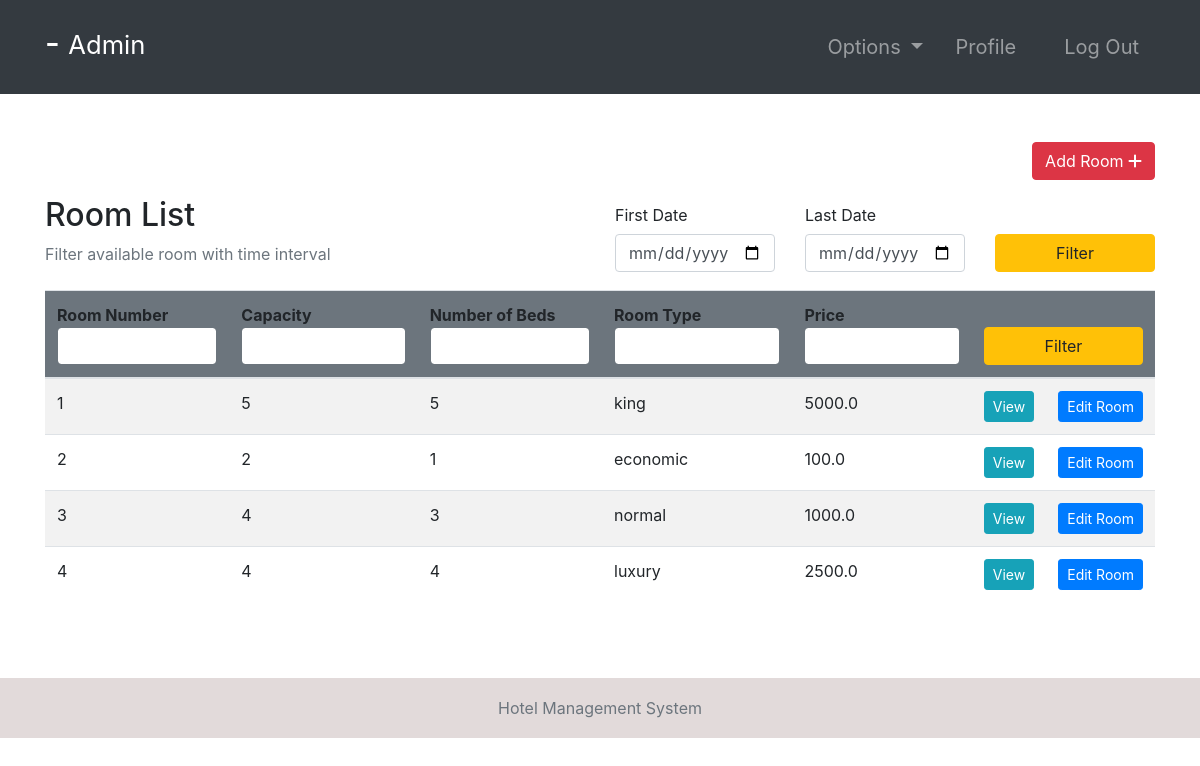
The app's page /rooms/ (signed in) with its own data.
### room/models.py (models this page shows, shortened)
class Room(models.Model):
    ROOM_TYPES = (
        ('King', 'King'),
        ('Luxury', 'Luxury'),
        ('Normal', 'Normal'),
        ('Economic', 'Economic'),
    )
    number = models.IntegerField(primary_key=True)
    capacity = models.SmallIntegerField()
    numberOfBeds = models.SmallIntegerField()
    roomType = models.CharField(max_length=20, choices=ROOM_TYPES)
    price = models.FloatField()
    statusStartDate = models.DateField(null=True)
    statusEndDate = models.DateField(null=True)

### room/views.py (the view, shortened to what this page needs)
# urls.py: path('rooms/', rooms, name="rooms"),
@ login_required(login_url='login')
def rooms(request):
    role = str(request.user.groups.all()[0])
    path = role + "/"
    rooms = Room.objects.all()
    firstDayStr = None
    lastDateStr = None
    def chech_availability(fd, ed):
        availableRooms = []
        for room in rooms:
            availList = []
            bookingList = Booking.objects.filter(roomNumber=room)
            if room.statusStartDate == None:
                for booking in bookingList:
                    if booking.startDate > ed.date() or booking.endDate < fd.date():
                        availList.append(True)
                    else:
                        availList.append(False)
                if all(availList):
                    availableRooms.append(room)
            else:
                if room.statusStartDate > ed.date() or room.statusEndDate < fd.date():
                    for booking in bookingList:
                        if booking.startDate > ed.date() or booking.endDate < fd.date():
                            availList.append(True)
                        else:
                            availList.append(False)
                        if all(availList):
                            availableRooms.append(room)
        return availableRooms
    context = {
        "role": role,
        'rooms': rooms,
        'fd': firstDayStr,
        'ld': lastDateStr
    }
    return render(request, path + "rooms.html", context)

### Templates/admin/rooms.html
{% extends '../index.html' %}
{% block context %}
{% include '../common_pages/rooms.html' %}
{% endblock %}

### Templates/incs/nav.html (shortened to what this page needs)
<nav class="navbar navbar-dark bg-dark navbar-expand-lg py-3 " role="navigation">
    <div class="container">
        <a href="" class="navbar-brand">
            <h2 class="text-capitalize">
                {{ request.user.first_name }} {{ request.user.last_name }} -
                <small>
                    {{ role }}
                </small>
            </h2>
        </a>
        <div class="collapse navbar-collapse" id="navbarTags">
            <ul class="navbar-nav ml-auto">
                <li class="nav-item dropdown p-2">
                    <a class="nav-link dropdown-toggle" href="#" id="navbarDropdown" role="button"
                        data-toggle="dropdown" aria-haspopup="true" aria-expanded="false">
                        Options
                    </a>
                </li>
                <li class="nav-item mr-3 p-2">
                    {% if role == 'staff' or role == 'receptionist' or role == 'admin' or role == 'manager' %}
                    <a href="{% url 'employee-profile' user.id %}" class="nav-link">Profile</a>
                    {% endif %}
                </li>
                <li class="nav-item p-2 ">
                    <a href="{% url 'logout' %}" class="nav-link">Log Out</a>
                </li>
            </ul>
        </div>
    </div>
</nav>

### Templates/common_pages/rooms.html (shortened to what this page needs)
<div class="container py-5 clearfix">
    <div class="clearfix">
        {% if role == "manager" or role == "admin" %}
        <a href="{% url 'add-room' %}" class="btn btn-danger rounded float-right">Add Room <i
                class="fas fa-plus"></i></a>
        {% endif %}
    </div>
    <div class="table-header row mt-3 clearfix">
        <div class="col-sm-12 col-md-12 col-lg-6 mb-4">
            <h2>Room List</h2>
            <span class="text-muted">Filter available room with time interval</span>
        </div>
        <div class="col-sm-12 col-md-12 col-lg-6">
            <form action="" method="POST">
                <div class="row">
                    <div class="form-group col-4">
                        <label for="example-date-input" class="col-form-label">First Date</label>
                        <div class="">
                            <input class="form-control" type="date" name="fd" value="{{fd}}" id="example-date-input">
                        </div>
                    </div>
                    <div class="form-group col-4">
                        <label for="example-date-input" class="col-form-label">Last Date</label>
                        <div class="">
                            <input class="form-control" type="date" name="ld" value="{{ld}}" id="example-date-input">
                        </div>
                    </div>
                    <div class="col-4" style="margin-top:38px;">
                        <button type="submit" name="dateFilter" class="btn btn-warning w-100">Filter</button>
                    </div>
                </div>
            </form>
        </div>
    </div>
    <table class="table table-hover table-striped">
        <thead class="bg-secondary rounded">
            <tr>
                <form action="" method="POST">
                    <th>Room Number<input type="number" name="number" value="{{number}}"
                            class="form-control border border-secondary"></th>
                    <th>Capacity<input type="number" name="capacity" value="{{capacity}}"
                            class="form-control border border-secondary"></th>
                    <th>Number of Beds<input type="number" name="nob" value="{{nob}}"
                            class="form-control border border-secondary"></th>
                    <th>Room Type<input type="text" name="type" value="{{type}}"
                            class="form-control border border-secondary"></th>
                    <th>Price <input type="number" step="0.01" name="price" value="{{price}}"
                            class="form-control border border-secondary"></th>
                    <th colspan="2"><button type="submit" name="filter" class="btn btn-warning w-100">Filter</button>
                    </th>
                </form>
            </tr>
        </thead>
        <tbody>
            {% for room in rooms %}
            <tr>
                <td>{{ room.number }}</td>
                <td>{{ room.capacity }}</td>
                <td>{{ room.numberOfBeds }}</td>
                <td>{{ room.roomType }}</td>
                <td>{{ room.price }}</td>
                {% if role != "guest" %}
                <td> <a href="{% url 'room-profile' room.number %}" class="btn btn-info btn-sm w-100">View</a>
                </td>
                {% if role == 'manager' or role == 'admin' %}<td> <a href="{% url 'room-edit' room.number %}"
                        class="btn btn-sm btn-primary w-100">Edit&nbsp;Room</a></td> {% endif %}
                {% endif %}
            </tr>
            {% endfor %}
        </tbody>
    </table>
</div>

### static/css/main.css (style rules this page uses)
* { margin: 0; padding: 0; -webkit-font-smoothing: antialiased; }
.clearfix { overflow: auto; }
body { position: relative; }
nav .nav-item { font-size: 20px; }

### records on screen
Room: number "1", capacity "5", numberOfBeds "5", roomType "king", price "5000.0"
Room: number "2", capacity "2", numberOfBeds "1", roomType "economic", price "100.0"
Room: number "3", capacity "4", numberOfBeds "3", roomType "normal", price "1000.0"
Room: number "4", capacity "4", numberOfBeds "4", roomType "luxury", price "2500.0"

### other values on screen
{{ role }} "Admin"
